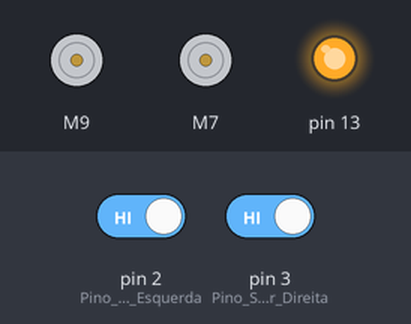
The sketch below on a simulated Arduino Uno, built with avr-gcc and run on an emulated ATmega328P. Shown: 2 × DC motor (green arrow = forward, orange = backward, longer = faster), output pins drawn as LEDs (lit = HIGH). The test bench sets the inputs (shaded band); at power-on: pin 2 (Pino_Sensor_Esquerda) HIGH, pin 3 (Pino_Sensor_Direita) HIGH.

Above: at 1.2 s.
1.3 s: pin 2 (Pino_Sensor_Esquerda) driven LOW
At 2.1 s:
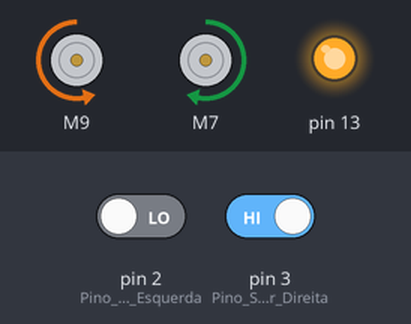
2.8 s: pin 3 (Pino_Sensor_Direita) driven LOW
At 3.2 s:
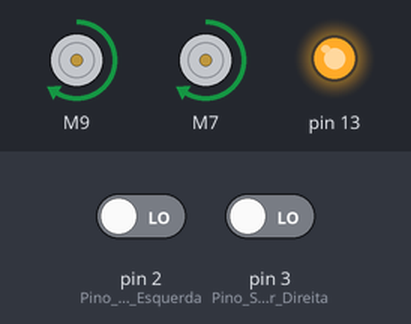
4.3 s: pin 2 (Pino_Sensor_Esquerda) driven HIGH
At 5.5 s:
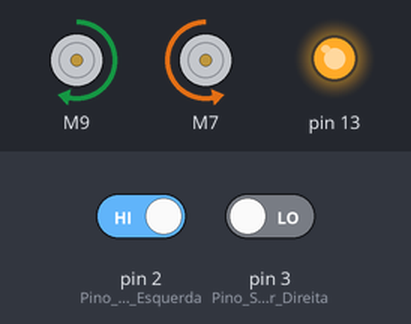
5.8 s: pin 3 (Pino_Sensor_Direita) driven HIGH
At 6.7 s:
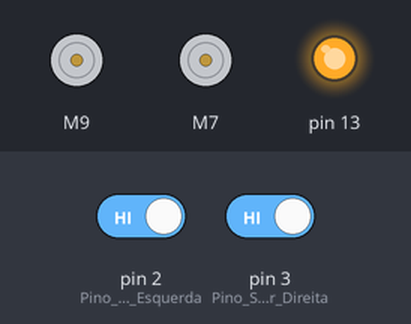
Timing chart, 0 to 8.3 s (numbered marks = the images above; inputs shaded):
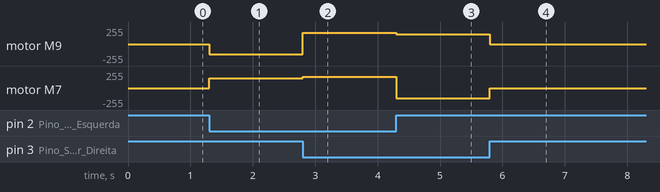

Measured:
- after the input at 1.3 s, motor M9: stopped → backward 150/255 at once; motor M7: stopped → forward 150/255 at once
- after the input at 2.8 s, motor M9: backward 150/255 → forward 170/255 at once; motor M7: forward 150/255 → forward 170/255 at once
- after the input at 4.3 s, motor M9: forward 170/255 → forward 150/255 at once; motor M7: forward 170/255 → backward 150/255 at once
- after the input at 5.8 s, motor M9: forward 150/255 → stopped at once; motor M7: backward 150/255 → stopped at once

The sketch:

seguidor_linha.ino
```cpp
#include <L298NX2.h>

#define ENA 10  // ENA precisa estar em uma porta PWM
#define IN1 9
#define IN2 8
#define IN3 7
#define IN4 6
#define ENB 5  // ENB precisa estar em uma porta PWM

/* Criamos um objeto de controle dos motores.           */
L298NX2 motores(ENA, IN1, IN2, ENB, IN3, IN4);

/* Define os pinos 2 e 3 para os sensores IR            */
#define Pino_Sensor_Direita 3
#define Pino_Sensor_Esquerda 2

/* Variáveis para armazenar os dados dos sensores.      */
int Sensor_Direita, Sensor_Esquerda;


void setup() {
  /* Inicia com os motores parados.                     */
  motores.stop();
  pinMode(13, OUTPUT);
  digitalWrite(13, HIGH);
}

void loop() {
  /* Sensores realizam a leitura                        */
  Sensor_Direita = digitalRead(Pino_Sensor_Direita);
  Sensor_Esquerda = digitalRead(Pino_Sensor_Esquerda);

  /* Nenhum sensor detectou a linha                     */
  if ((Sensor_Esquerda == 0) && (Sensor_Direita == 0)) {
    motores.setSpeed(170); /* Define a velocidade dos motores */
    motores.forward();     /* Robô move para frente           */
  }

  /* Sensor da direita det ectou a linha */
  if ((Sensor_Esquerda == 0) && (Sensor_Direita == 1)) {
    motores.setSpeed(150); /* Define a velocidade dos motores */

    motores.forwardB(); /* Robô vira à direita                */
    motores.backwardA();
  }

  /* Sensor da esquerda detectou a linha                      */
  if ((Sensor_Esquerda == 1) && (Sensor_Direita == 0)) {
    motores.setSpeed(150); /* Define a velocidade dos motores */

    motores.forwardA(); /* Robô vira à esquerda               */
    motores.backwardB();
  }

  /* Os dois sensores detectaram a linha                      */
  if ((Sensor_Esquerda == 1) && (Sensor_Direita == 1)) {
    motores.stop(); /* Robô permanece parado                  */
  }
}
```
